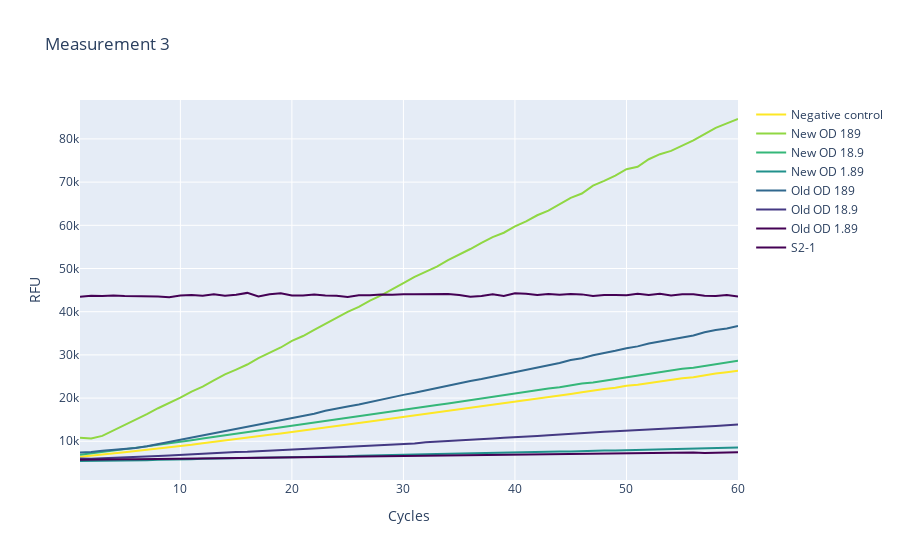

The cell this chart's notebook holds for it:
### Code cell
import pandas as pd
import plotly.express as px
import plotly.graph_objs as go

# Load CSV-file into a pandas DataFrame
df = pd.read_csv("Measurement 3.csv", sep=";")

# Calculate the mean of the replicates for each column
cols_to_avg = ["N1", "NEW189", "NEW18", "NEW1", "OLD189", "OLD18", "OLD1", "S2-1"]
grouped_df = df[cols_to_avg].groupby(df["Cycle"]).mean()

# Define the colors for each dataset using hex codes
colors = {"N1": "#fde725", "NEW189": "#90d743", "NEW18": "#35b779",
          "NEW1": "#21918c", "OLD189": "#31688e", "OLD18": "#443983",
          "OLD1": "#440154", "S2-1": "#440154"}

# Define new names for each dataset
new_names = {"N1": "Negative control", "NEW189": "New OD 189", "NEW18": "New OD 18.9",
             "NEW1": "New OD 1.89", "OLD189": "Old OD 189", "OLD18": "Old OD 18.9",
             "OLD1": "Old OD 1.89"}

# Create a new empty figure
fig = go.Figure()

# Plot each line separately with a for loop
for col in cols_to_avg:
    fig.add_trace(go.Scatter(x=grouped_df.index, y=grouped_df[col], mode='lines',
                             name=new_names.get(col, col),
                             line=dict(color=colors[col], width=2)))

# Set the title and axis labels
fig.update_layout(title="Measurement 3", xaxis_title="Cycles", yaxis_title="RFU")

# Display the plot using plotly.ofline.iplot()
fig.show()
